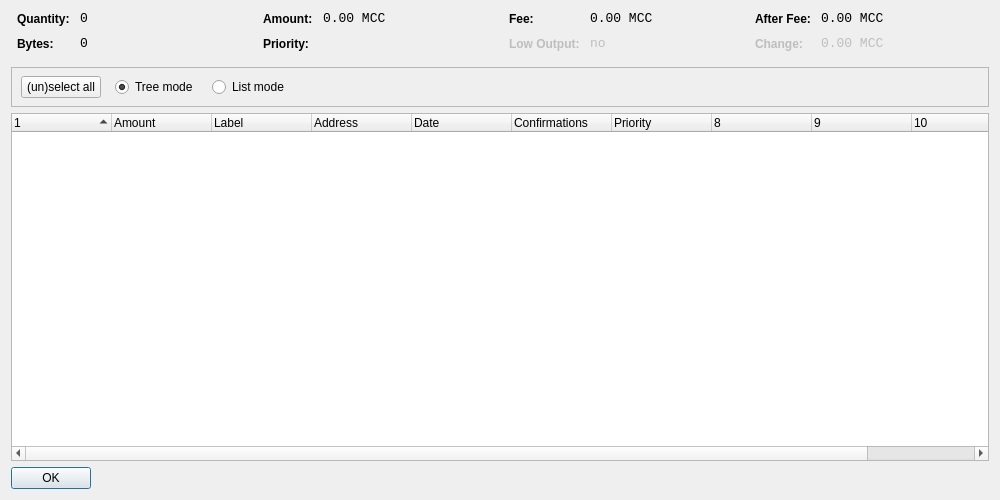
<?xml version="1.0" encoding="UTF-8"?>
<ui version="4.0">
 <class>CoinControlDialog</class>
 <widget class="QDialog" name="CoinControlDialog">
  <property name="geometry">
   <rect>
    <x>0</x>
    <y>0</y>
    <width>1000</width>
    <height>500</height>
   </rect>
  </property>
  <property name="windowTitle">
   <string>Coin Control</string>
  </property>
  <layout class="QVBoxLayout" name="verticalLayout">
   <item>
    <layout class="QHBoxLayout" name="horizontalLayoutTop" stretch="0,0,0,0">
     <property name="topMargin">
      <number>0</number>
     </property>
     <property name="bottomMargin">
      <number>10</number>
     </property>
     <item>
      <layout class="QFormLayout" name="formLayoutCoinControl1">
       <property name="horizontalSpacing">
        <number>10</number>
       </property>
       <property name="verticalSpacing">
        <number>10</number>
       </property>
       <property name="leftMargin">
        <number>6</number>
       </property>
       <property name="rightMargin">
        <number>6</number>
       </property>
       <item row="0" column="0">
        <widget class="QLabel" name="labelCoinControlQuantityText">
         <property name="styleSheet">
          <string notr="true">font-weight:bold;</string>
         </property>
         <property name="text">
          <string>Quantity:</string>
         </property>
        </widget>
       </item>
       <item row="0" column="1">
        <widget class="QLabel" name="labelCoinControlQuantity">
         <property name="font">
          <font>
           <family>Monospace</family>
           <pointsize>10</pointsize>
          </font>
         </property>
         <property name="cursor">
          <cursorShape>IBeamCursor</cursorShape>
         </property>
         <property name="contextMenuPolicy">
          <enum>Qt::ActionsContextMenu</enum>
         </property>
         <property name="text">
          <string notr="true">0</string>
         </property>
         <property name="textInteractionFlags">
          <set>Qt::LinksAccessibleByMouse|Qt::TextSelectableByKeyboard|Qt::TextSelectableByMouse</set>
         </property>
        </widget>
       </item>
       <item row="1" column="0">
        <widget class="QLabel" name="labelCoinControlBytesText">
         <property name="styleSheet">
          <string notr="true">font-weight:bold;</string>
         </property>
         <property name="text">
          <string>Bytes:</string>
         </property>
        </widget>
       </item>
       <item row="1" column="1">
        <widget class="QLabel" name="labelCoinControlBytes">
         <property name="font">
          <font>
           <family>Monospace</family>
           <pointsize>10</pointsize>
          </font>
         </property>
         <property name="cursor">
          <cursorShape>IBeamCursor</cursorShape>
         </property>
         <property name="contextMenuPolicy">
          <enum>Qt::ActionsContextMenu</enum>
         </property>
         <property name="text">
          <string notr="true">0</string>
         </property>
         <property name="textInteractionFlags">
          <set>Qt::LinksAccessibleByMouse|Qt::TextSelectableByKeyboard|Qt::TextSelectableByMouse</set>
         </property>
        </widget>
       </item>
      </layout>
     </item>
     <item>
      <layout class="QFormLayout" name="formLayoutCoinControl2">
       <property name="horizontalSpacing">
        <number>10</number>
       </property>
       <property name="verticalSpacing">
        <number>10</number>
       </property>
       <property name="leftMargin">
        <number>6</number>
       </property>
       <property name="rightMargin">
        <number>6</number>
       </property>
       <item row="0" column="0">
        <widget class="QLabel" name="labelCoinControlAmountText">
         <property name="styleSheet">
          <string notr="true">font-weight:bold;</string>
         </property>
         <property name="text">
          <string>Amount:</string>
         </property>
        </widget>
       </item>
       <item row="0" column="1">
        <widget class="QLabel" name="labelCoinControlAmount">
         <property name="font">
          <font>
           <family>Monospace</family>
           <pointsize>10</pointsize>
          </font>
         </property>
         <property name="cursor">
          <cursorShape>IBeamCursor</cursorShape>
         </property>
         <property name="contextMenuPolicy">
          <enum>Qt::ActionsContextMenu</enum>
         </property>
         <property name="text">
          <string notr="true">0.00 MCC</string>
         </property>
         <property name="textInteractionFlags">
          <set>Qt::LinksAccessibleByMouse|Qt::TextSelectableByKeyboard|Qt::TextSelectableByMouse</set>
         </property>
        </widget>
       </item>
       <item row="1" column="0">
        <widget class="QLabel" name="labelCoinControlPriorityText">
         <property name="styleSheet">
          <string notr="true">font-weight:bold;</string>
         </property>
         <property name="text">
          <string>Priority:</string>
         </property>
        </widget>
       </item>
       <item row="1" column="1">
        <widget class="QLabel" name="labelCoinControlPriority">
         <property name="font">
          <font>
           <family>Monospace</family>
           <pointsize>10</pointsize>
          </font>
         </property>
         <property name="cursor">
          <cursorShape>IBeamCursor</cursorShape>
         </property>
         <property name="contextMenuPolicy">
          <enum>Qt::ActionsContextMenu</enum>
         </property>
         <property name="text">
          <string/>
         </property>
         <property name="textInteractionFlags">
          <set>Qt::LinksAccessibleByMouse|Qt::TextSelectableByKeyboard|Qt::TextSelectableByMouse</set>
         </property>
        </widget>
       </item>
      </layout>
     </item>
     <item>
      <layout class="QFormLayout" name="formLayoutCoinControl3">
       <property name="horizontalSpacing">
        <number>10</number>
       </property>
       <property name="verticalSpacing">
        <number>10</number>
       </property>
       <property name="leftMargin">
        <number>6</number>
       </property>
       <property name="rightMargin">
        <number>6</number>
       </property>
       <item row="0" column="0">
        <widget class="QLabel" name="labelCoinControlFeeText">
         <property name="styleSheet">
          <string notr="true">font-weight:bold;</string>
         </property>
         <property name="text">
          <string>Fee:</string>
         </property>
        </widget>
       </item>
       <item row="0" column="1">
        <widget class="QLabel" name="labelCoinControlFee">
         <property name="font">
          <font>
           <family>Monospace</family>
           <pointsize>10</pointsize>
          </font>
         </property>
         <property name="cursor">
          <cursorShape>IBeamCursor</cursorShape>
         </property>
         <property name="contextMenuPolicy">
          <enum>Qt::ActionsContextMenu</enum>
         </property>
         <property name="text">
          <string notr="true">0.00 MCC</string>
         </property>
         <property name="textInteractionFlags">
          <set>Qt::LinksAccessibleByMouse|Qt::TextSelectableByKeyboard|Qt::TextSelectableByMouse</set>
         </property>
        </widget>
       </item>
       <item row="1" column="0">
        <widget class="QLabel" name="labelCoinControlLowOutputText">
         <property name="enabled">
          <bool>false</bool>
         </property>
         <property name="styleSheet">
          <string notr="true">font-weight:bold;</string>
         </property>
         <property name="text">
          <string>Low Output:</string>
         </property>
        </widget>
       </item>
       <item row="1" column="1">
        <widget class="QLabel" name="labelCoinControlLowOutput">
         <property name="enabled">
          <bool>false</bool>
         </property>
         <property name="font">
          <font>
           <family>Monospace</family>
           <pointsize>10</pointsize>
          </font>
         </property>
         <property name="cursor">
          <cursorShape>IBeamCursor</cursorShape>
         </property>
         <property name="contextMenuPolicy">
          <enum>Qt::ActionsContextMenu</enum>
         </property>
         <property name="text">
          <string notr="true">no</string>
         </property>
         <property name="textInteractionFlags">
          <set>Qt::LinksAccessibleByMouse|Qt::TextSelectableByKeyboard|Qt::TextSelectableByMouse</set>
         </property>
        </widget>
       </item>
      </layout>
     </item>
     <item>
      <layout class="QFormLayout" name="formLayoutCoinControl4">
       <property name="horizontalSpacing">
        <number>10</number>
       </property>
       <property name="verticalSpacing">
        <number>10</number>
       </property>
       <property name="leftMargin">
        <number>6</number>
       </property>
       <property name="rightMargin">
        <number>6</number>
       </property>
       <item row="0" column="0">
        <widget class="QLabel" name="labelCoinControlAfterFeeText">
         <property name="styleSheet">
          <string notr="true">font-weight:bold;</string>
         </property>
         <property name="text">
          <string>After Fee:</string>
         </property>
        </widget>
       </item>
       <item row="0" column="1">
        <widget class="QLabel" name="labelCoinControlAfterFee">
         <property name="font">
          <font>
           <family>Monospace</family>
           <pointsize>10</pointsize>
          </font>
         </property>
         <property name="cursor">
          <cursorShape>IBeamCursor</cursorShape>
         </property>
         <property name="contextMenuPolicy">
          <enum>Qt::ActionsContextMenu</enum>
         </property>
         <property name="text">
          <string notr="true">0.00 MCC</string>
         </property>
         <property name="textInteractionFlags">
          <set>Qt::LinksAccessibleByMouse|Qt::TextSelectableByKeyboard|Qt::TextSelectableByMouse</set>
         </property>
        </widget>
       </item>
       <item row="1" column="0">
        <widget class="QLabel" name="labelCoinControlChangeText">
         <property name="enabled">
          <bool>false</bool>
         </property>
         <property name="styleSheet">
          <string notr="true">font-weight:bold;</string>
         </property>
         <property name="text">
          <string>Change:</string>
         </property>
        </widget>
       </item>
       <item row="1" column="1">
        <widget class="QLabel" name="labelCoinControlChange">
         <property name="enabled">
          <bool>false</bool>
         </property>
         <property name="font">
          <font>
           <family>Monospace</family>
           <pointsize>10</pointsize>
          </font>
         </property>
         <property name="cursor">
          <cursorShape>IBeamCursor</cursorShape>
         </property>
         <property name="contextMenuPolicy">
          <enum>Qt::ActionsContextMenu</enum>
         </property>
         <property name="text">
          <string notr="true">0.00 MCC</string>
         </property>
         <property name="textInteractionFlags">
          <set>Qt::LinksAccessibleByMouse|Qt::TextSelectableByKeyboard|Qt::TextSelectableByMouse</set>
         </property>
        </widget>
       </item>
      </layout>
     </item>
    </layout>
   </item>
   <item>
    <widget class="QFrame" name="frame">
     <property name="minimumSize">
      <size>
       <width>0</width>
       <height>40</height>
      </size>
     </property>
     <property name="frameShape">
      <enum>QFrame::StyledPanel</enum>
     </property>
     <property name="frameShadow">
      <enum>QFrame::Sunken</enum>
     </property>
     <widget class="QWidget" name="horizontalLayoutWidget">
      <property name="geometry">
       <rect>
        <x>10</x>
        <y>0</y>
        <width>781</width>
        <height>41</height>
       </rect>
      </property>
      <layout class="QHBoxLayout" name="horizontalLayoutPanel" stretch="0,0,0,0,0">
       <property name="spacing">
        <number>14</number>
       </property>
       <item>
        <widget class="QPushButton" name="pushButtonSelectAll">
         <property name="sizePolicy">
          <sizepolicy hsizetype="Maximum" vsizetype="Fixed">
           <horstretch>0</horstretch>
           <verstretch>0</verstretch>
          </sizepolicy>
         </property>
         <property name="text">
          <string>(un)select all</string>
         </property>
        </widget>
       </item>
       <item>
        <widget class="QRadioButton" name="radioTreeMode">
         <property name="sizePolicy">
          <sizepolicy hsizetype="Maximum" vsizetype="Fixed">
           <horstretch>0</horstretch>
           <verstretch>0</verstretch>
          </sizepolicy>
         </property>
         <property name="text">
          <string>Tree mode</string>
         </property>
         <property name="checked">
          <bool>true</bool>
         </property>
        </widget>
       </item>
       <item>
        <widget class="QRadioButton" name="radioListMode">
         <property name="sizePolicy">
          <sizepolicy hsizetype="Maximum" vsizetype="Fixed">
           <horstretch>0</horstretch>
           <verstretch>0</verstretch>
          </sizepolicy>
         </property>
         <property name="text">
          <string>List mode</string>
         </property>
        </widget>
       </item>
       <item>
        <spacer name="horizontalSpacer">
         <property name="orientation">
          <enum>Qt::Horizontal</enum>
         </property>
         <property name="sizeHint" stdset="0">
          <size>
           <width>40</width>
           <height>20</height>
          </size>
         </property>
        </spacer>
       </item>
      </layout>
     </widget>
    </widget>
   </item>
   <item>
    <widget class="CoinControlTreeWidget" name="treeWidget">
     <property name="contextMenuPolicy">
      <enum>Qt::CustomContextMenu</enum>
     </property>
     <property name="sortingEnabled">
      <bool>false</bool>
     </property>
     <property name="columnCount">
      <number>11</number>
     </property>
     <attribute name="headerShowSortIndicator" stdset="0">
      <bool>true</bool>
     </attribute>
     <attribute name="headerStretchLastSection">
      <bool>false</bool>
     </attribute>
     <column>
      <property name="text">
       <string/>
      </property>
     </column>
     <column>
      <property name="text">
       <string>Amount</string>
      </property>
     </column>
     <column>
      <property name="text">
       <string>Label</string>
      </property>
     </column>
     <column>
      <property name="text">
       <string>Address</string>
      </property>
     </column>
     <column>
      <property name="text">
       <string>Date</string>
      </property>
     </column>
     <column>
      <property name="text">
       <string>Confirmations</string>
      </property>
      <property name="toolTip">
       <string>Confirmed</string>
      </property>
     </column>
     <column>
      <property name="text">
       <string>Priority</string>
      </property>
     </column>
     <column>
      <property name="text">
       <string/>
      </property>
     </column>
     <column>
      <property name="text">
       <string/>
      </property>
     </column>
     <column>
      <property name="text">
       <string/>
      </property>
     </column>
     <column>
      <property name="text">
       <string/>
      </property>
     </column>
    </widget>
   </item>
   <item>
    <widget class="QDialogButtonBox" name="buttonBox">
     <property name="sizePolicy">
      <sizepolicy hsizetype="Maximum" vsizetype="Fixed">
       <horstretch>0</horstretch>
       <verstretch>0</verstretch>
      </sizepolicy>
     </property>
     <property name="orientation">
      <enum>Qt::Horizontal</enum>
     </property>
     <property name="standardButtons">
      <set>QDialogButtonBox::Ok</set>
     </property>
    </widget>
   </item>
  </layout>
 </widget>
 <customwidgets>
  <customwidget>
   <class>CoinControlTreeWidget</class>
   <extends>QTreeWidget</extends>
   <header>coincontroltreewidget.h</header>
  </customwidget>
 </customwidgets>
 <resources/>
 <connections/>
</ui>
